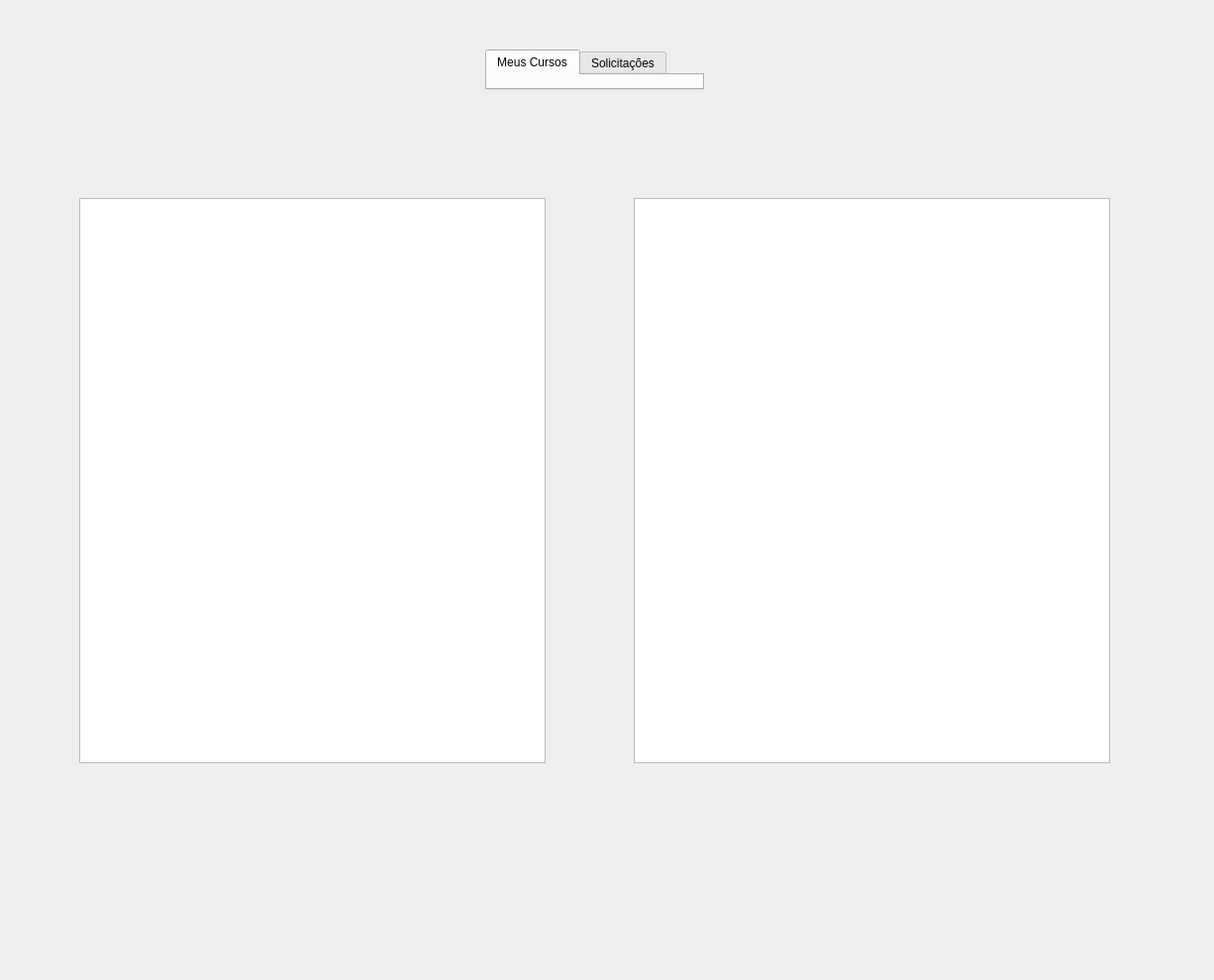
<?xml version="1.0" encoding="UTF-8"?>
<ui version="4.0">
 <class>TeacherWindow</class>
 <widget class="QWidget" name="TeacherWindow">
  <property name="geometry">
   <rect>
    <x>0</x>
    <y>0</y>
    <width>1226</width>
    <height>990</height>
   </rect>
  </property>
  <property name="windowTitle">
   <string>Form</string>
  </property>
  <widget class="QTabWidget" name="tabWidget">
   <property name="geometry">
    <rect>
     <x>490</x>
     <y>50</y>
     <width>221</width>
     <height>41</height>
    </rect>
   </property>
   <property name="currentIndex">
    <number>0</number>
   </property>
   <widget class="QWidget" name="tab">
    <attribute name="title">
     <string>Meus Cursos</string>
    </attribute>
   </widget>
   <widget class="QWidget" name="tab_2">
    <attribute name="title">
     <string>Solicitações</string>
    </attribute>
   </widget>
  </widget>
  <widget class="QListWidget" name="modulesList">
   <property name="geometry">
    <rect>
     <x>80</x>
     <y>200</y>
     <width>471</width>
     <height>571</height>
    </rect>
   </property>
  </widget>
  <widget class="QListWidget" name="studentsList">
   <property name="geometry">
    <rect>
     <x>640</x>
     <y>200</y>
     <width>481</width>
     <height>571</height>
    </rect>
   </property>
  </widget>
 </widget>
 <resources/>
 <connections/>
</ui>
